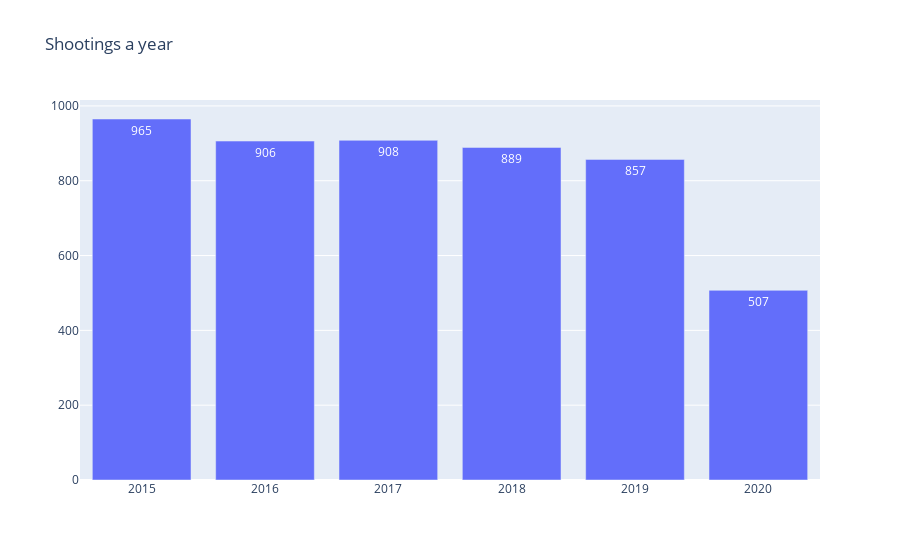

Notebook code cell kept with this figure:
### Code cell
"""
Division of shot over the years
x = years
y = killed

"""

import plotly.graph_objects as go

x = shot_per_year['year']
y = shot_per_year['killed_count']

# Use textposition='auto' for direct text
fig = go.Figure(data=[go.Bar(
            x=x, y=y,
            text=y,
            textposition='auto',
            
        )])

fig.update_layout(
    title_text='Shootings a year')

fig.show()

### Figure 1 — Plotly figure (JSON) as saved in the notebook; plotly's stock layout.template omitted (floating-point values rounded to 4 significant figures)
{"data": [{"text": [965, 906, 908, 889, 857, 507], "textposition": "auto", "type": "bar", "x": [2015, 2016, 2017, 2018, 2019, 2020], "y": [965, 906, 908, 889, 857, 507]}], "layout": {"title": {"text": "Shootings a year"}}}
